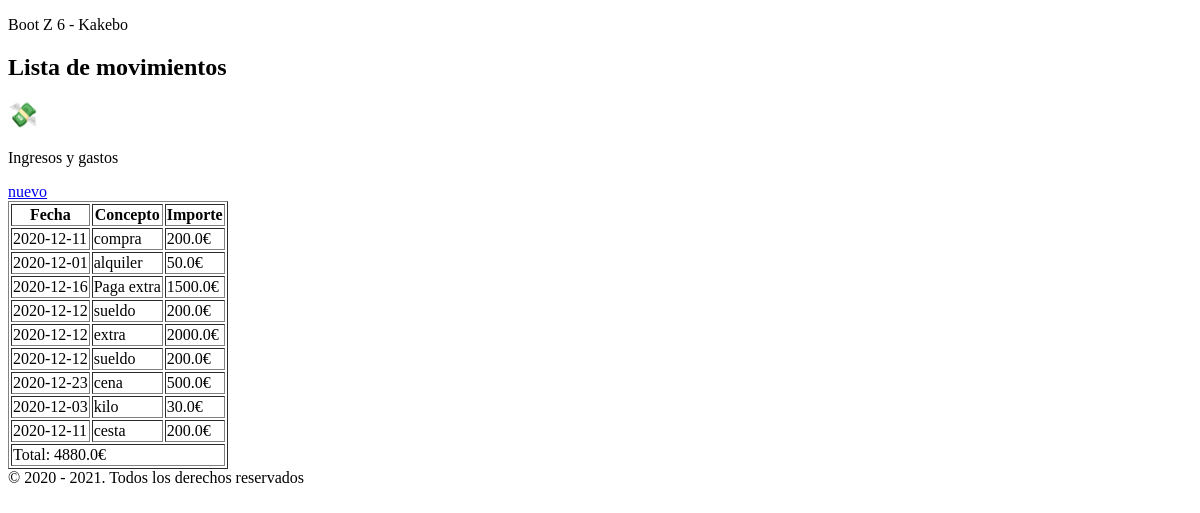
Before: / with the older database file.
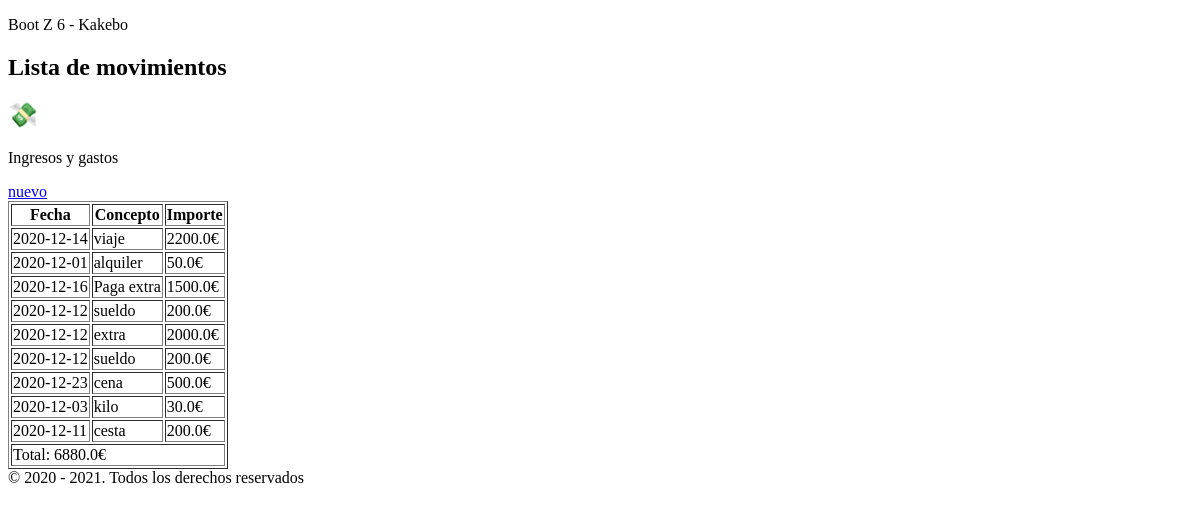
After: the same page with the newer database file.
### tables this page shows
CREATE TABLE "movimientos" (
	"id"	INTEGER,
	"concepto"	TEXT NOT NULL,
	"fecha"	TEXT NOT NULL,
	"cantidad"	REAL NOT NULL,
	PRIMARY KEY("id" AUTOINCREMENT)
);

### movements/views.py (the view)
@app.route('/')
def listaIngresos():
    ingresos = consulta('SELECT fecha, concepto, cantidad, id FROM movimientos;')
    total = 0
    for ingreso in ingresos:
        total += float(ingreso['cantidad'])
    return render_template("movementsList.html",datos=ingresos, total=total)

### movements/views.py (called while the page is built)
def consulta(query, params=()):
    conn = sqlite3.connect(DBFILE)
    c = conn.cursor()
    '''
    'SELECT * FROM TABLA' -> [(),(), (),]
    'SELECT * FROM TABLA VACIA ' -> []
    'INSERT ...' -> []
    'UPDATE ...' -> []
    'DELETE ...' -> []
    '''
    c.execute(query, params)
    conn.commit()
    filas = c.fetchall()
    print(filas)
    conn.close()
    if len(filas) == 0:
        return filas
    columnNames = []
    for columnName in c.description:
        columnNames.append(columnName[0])
    listaDeDiccionarios = []
    for fila in filas:
        d = {}
        for ix, columnName in enumerate(columnNames):
            d[columnName] = fila[ix]
        listaDeDiccionarios.append(d)
    return listaDeDiccionarios

### movements/templates/movementsList.html (shortened to what this page needs)
{% extends 'base.html' %}
{% block content %}
<h1>Lista de movimientos</h1><h1>&#128184;</h1>
<p>Ingresos y gastos </p>
<a href="{{ url_for('nuevoIngreso') }}">nuevo</a>
{% if datos|length > 0 %}
    <table border="1">
        <tr>
            <th>Fecha</th>
            <th>Concepto</th>
            <th>Importe</th>
        </tr>
        {% for registro in datos %}
        <tr>
            <td>{{ registro['fecha'] }}</a></td>
            <td>{{ registro['concepto'] }}</td>
            <td>{{ registro['cantidad'] }}€</td>
        </tr>
        {% endfor %}
            <td colspan="3">Total: {{ total }}€</td>
    </table>
{% else %}
    <p>No hay movimientos</p>
{% endif %}
{% endblock %}

### movements/templates/base.html (shortened to what this page needs)
<!DOCTYPE html>
<html lang="en">
<head>
</head>
<body>
    <header>
        <p>Boot Z 6 - Kakebo</p>
    </header>
    <section>
        <h1>{% block content %}{% endblock %}</h1>
    </section>
    <footer>
        &copy; 2020 - 2021. Todos los derechos reservados
    </footer>
</body>
</html>

Changed rows visible on the page:
removed movimientos: fecha "2020-12-11", concepto "compra", cantidad "200.0"
added movimientos: fecha "2020-12-14", concepto "viaje", cantidad "2200.0"
Other visible differences:
{{ total }}: "4880.0" → "6880.0"
